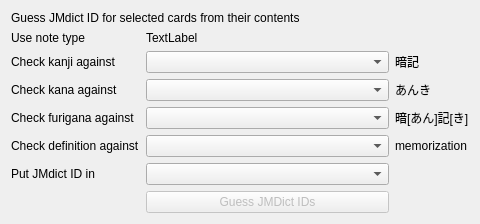
<?xml version="1.0" encoding="UTF-8"?>
<ui version="4.0">
 <class>Dialog</class>
 <widget class="QDialog" name="Dialog">
  <property name="geometry">
   <rect>
    <x>0</x>
    <y>0</y>
    <width>480</width>
    <height>202</height>
   </rect>
  </property>
  <property name="windowTitle">
   <string>Guess JMDict IDs</string>
  </property>
  <layout class="QVBoxLayout" name="verticalLayout">
   <item>
    <widget class="QLabel" name="topLabel">
     <property name="text">
      <string>Guess JMdict ID for selected cards from their contents</string>
     </property>
    </widget>
   </item>
   <item>
    <layout class="QGridLayout" name="gridLayout" columnstretch="0,1,0">
     <item row="3" column="1">
      <widget class="QComboBox" name="furiganaBox"/>
     </item>
     <item row="1" column="1">
      <widget class="QComboBox" name="kanjiBox"/>
     </item>
     <item row="3" column="0">
      <widget class="QLabel" name="furiganaLabel">
       <property name="text">
        <string>Check furigana against</string>
       </property>
      </widget>
     </item>
     <item row="1" column="0">
      <widget class="QLabel" name="kanjiLabel">
       <property name="text">
        <string>Check kanji against</string>
       </property>
      </widget>
     </item>
     <item row="2" column="0">
      <widget class="QLabel" name="kanaLabel">
       <property name="text">
        <string>Check kana against</string>
       </property>
      </widget>
     </item>
     <item row="4" column="0">
      <widget class="QLabel" name="definitionLable">
       <property name="text">
        <string>Check definition against</string>
       </property>
      </widget>
     </item>
     <item row="5" column="0">
      <widget class="QLabel" name="idLabel">
       <property name="text">
        <string>Put JMdict ID in</string>
       </property>
      </widget>
     </item>
     <item row="4" column="1">
      <widget class="QComboBox" name="definitionBox"/>
     </item>
     <item row="5" column="1">
      <widget class="QComboBox" name="idBox"/>
     </item>
     <item row="2" column="1">
      <widget class="QComboBox" name="kanaBox"/>
     </item>
     <item row="1" column="2">
      <widget class="QLabel" name="kanjiExample">
       <property name="text">
        <string>暗記</string>
       </property>
      </widget>
     </item>
     <item row="2" column="2">
      <widget class="QLabel" name="kanaLabel_2">
       <property name="text">
        <string>あんき</string>
       </property>
      </widget>
     </item>
     <item row="3" column="2">
      <widget class="QLabel" name="furiganaLabel_2">
       <property name="text">
        <string>暗[あん]記[き]</string>
       </property>
      </widget>
     </item>
     <item row="4" column="2">
      <widget class="QLabel" name="definitionLabel">
       <property name="text">
        <string>memorization</string>
       </property>
      </widget>
     </item>
     <item row="6" column="1">
      <widget class="QPushButton" name="guessButton">
       <property name="enabled">
        <bool>false</bool>
       </property>
       <property name="text">
        <string>Guess JMDict IDs</string>
       </property>
      </widget>
     </item>
     <item row="0" column="0">
      <widget class="QLabel" name="modelLabel">
       <property name="text">
        <string>Use note type</string>
       </property>
      </widget>
     </item>
     <item row="0" column="1">
      <widget class="QLabel" name="modelValue">
       <property name="text">
        <string>TextLabel</string>
       </property>
      </widget>
     </item>
    </layout>
   </item>
   <item>
    <spacer name="verticalSpacer">
     <property name="orientation">
      <enum>Qt::Vertical</enum>
     </property>
     <property name="sizeHint" stdset="0">
      <size>
       <width>20</width>
       <height>40</height>
      </size>
     </property>
    </spacer>
   </item>
  </layout>
 </widget>
 <tabstops>
  <tabstop>kanjiBox</tabstop>
  <tabstop>kanaBox</tabstop>
  <tabstop>furiganaBox</tabstop>
  <tabstop>definitionBox</tabstop>
  <tabstop>idBox</tabstop>
 </tabstops>
 <resources/>
 <connections/>
</ui>
